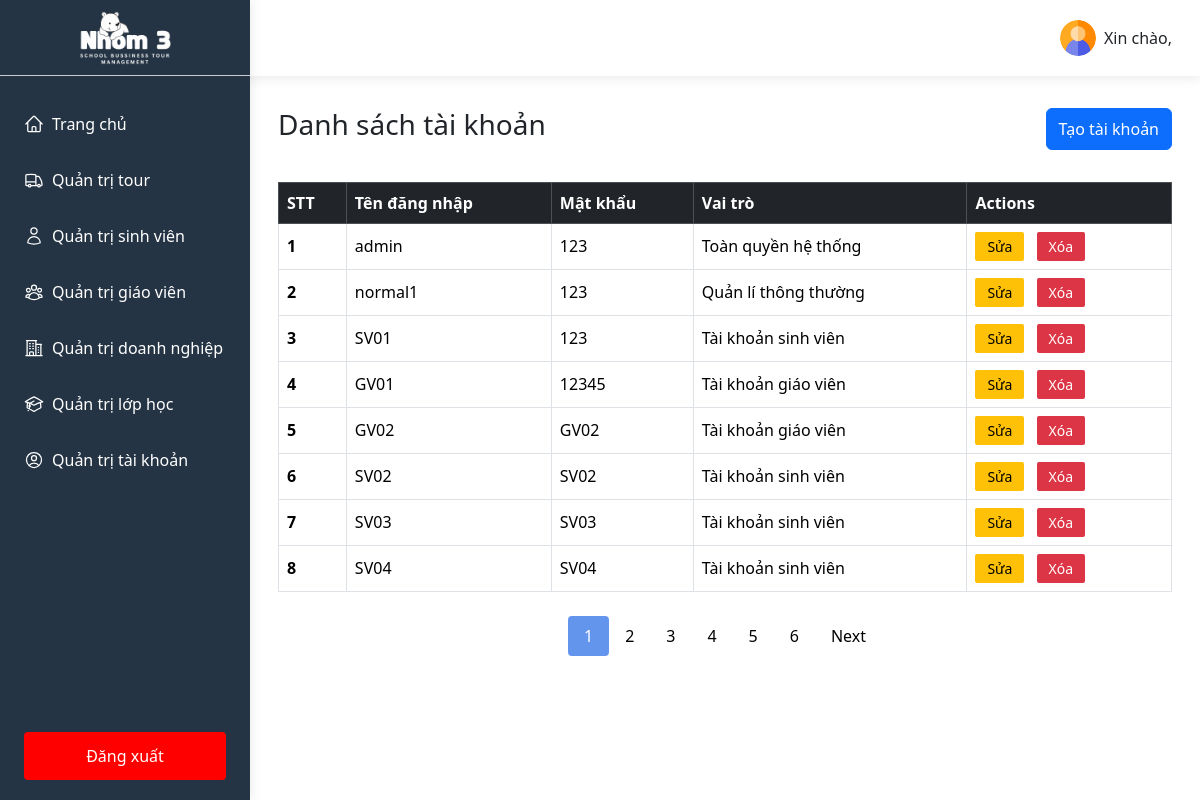
Page /index.php?controller=AccountController on the earlier database version.
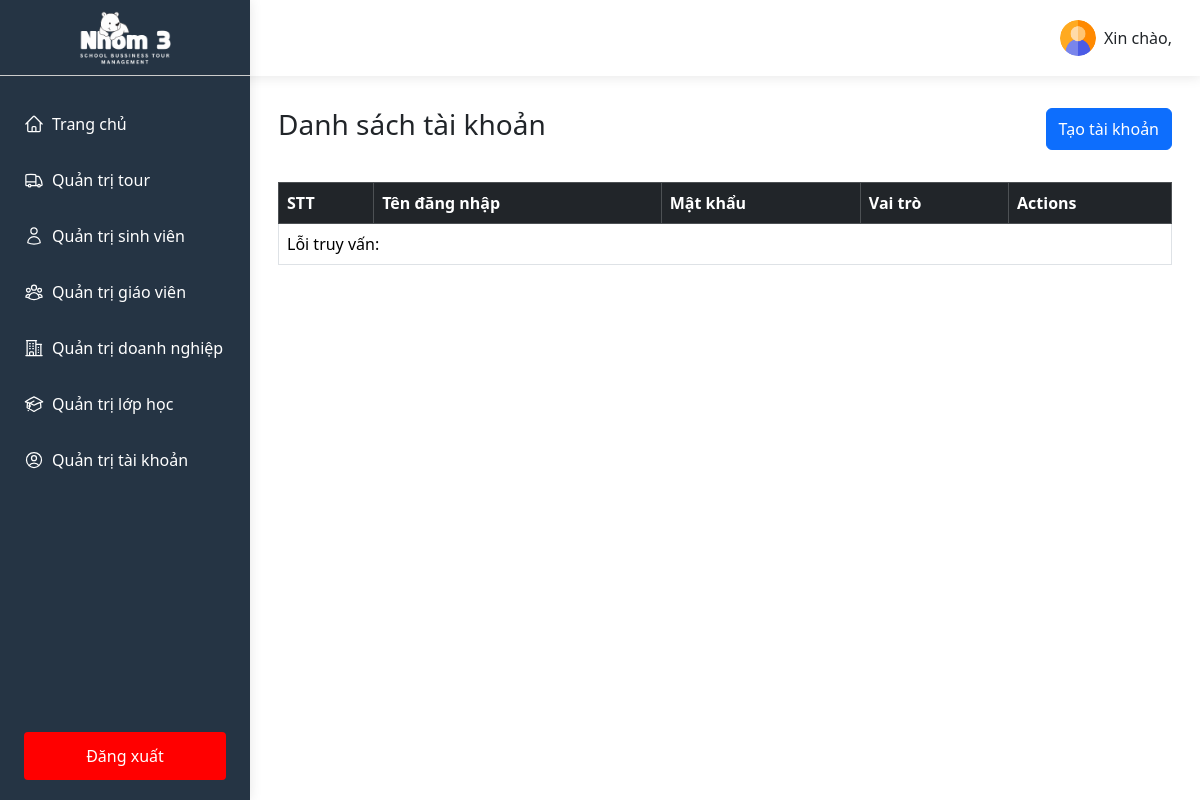
Same page on the later database version.
### tables this page shows
CREATE TABLE account (
  accountID int(11) NOT NULL,
  username varchar(100) NOT NULL,
  password varchar(100) NOT NULL,
  role varchar(100) NOT NULL
);

### controllers/AccountController.php (called while the page is built, shortened)
<?php
$pagination = mysqli_query($conn, "SELECT COUNT(accountID) AS total FROM account");
$row = mysqli_fetch_assoc($pagination);
$total_records = $row['total'];
$current_page = isset($_GET['page']) ? $_GET['page'] : 1;
$limit = 8;
$total_page = ceil($total_records / $limit);
if ($current_page > $total_page) $current_page = $total_page;
        else if ($current_page < 1) $current_page = 1;
$start = ($current_page - 1) * $limit >=0 ? ($current_page - 1) * $limit : 0;
$dataAcountsSql = "SELECT * FROM account LIMIT $start, $limit";
$dataAcounts = mysqli_query($conn, $dataAcountsSql);
require_once __DIR__ . '/../views/pages/account.php';

### views/pages/account.php (the view, shortened to what this page needs)
<!DOCTYPE html>
<html lang="en">
<head>
</head>
<body>
    <?php
        include_once __DIR__ . '/../../controllers/AccountController.php';
    ?>
    <div class='flex-sb account'>
        <div class="account-left">
            <?php
                include __DIR__ . '/../components/sidebarAdmin.php';
            ?>
        </div>
        <div class="account-right flex-grow-1">
            <?php
                include __DIR__ . '/../components/header.php';
            ?>
            <div class="container pad-0-28">
                <div class="flex-sb-center pad-20-0 mt-12">
                    <h1 class="h1-title">Danh sách tài khoản</h1>
                    <button type="button" class="btn btn-primary" data-bs-toggle="modal"
                        data-bs-target="#createAccount">Tạo tài khoản</button>
                </div>
                <div class="container-body pad-12-0">
                    <div class="container-table">
                        <table class="table table-borderless table-hover table-bordered">
                            <thead class="table-dark">
                                <tr>
                                    <th scope="col">STT</th>
                                    <th scope="col">Tên đăng nhập</th>
                                    <th scope="col">Mật khẩu</th>
                                    <th scope="col">Vai trò</th>
                                    <th scope="col">Actions</th>
                                </tr>
                            </thead>
                            <tbody>
                                <?php
                                    if(mysqli_num_rows($dataAcounts) > 0)
                                    {
                                        $i = 0;
                                        while ($row = mysqli_fetch_assoc($dataAcounts)) {
                                            $i += 1;
                                            echo "<tr>";
                                            echo "<th scope='row'>". $i ."</th>";
                                            echo "<td>" . $row['username'] . "</td>";
                                            echo "<td>" . $row['password'] . "</td>";
                                            echo "<td>" . $row['role'] . "</td>";
                                            echo "<td><button class='update update-account'>Sửa</button>
                                                <button class='delete deleteAccount'>Xóa</button></td>";
                                            echo "</tr>";
                                        }
                                    }else{
                                        echo "<tr>";
                                        echo "<td colspan='5'> Lỗi truy vấn: " . mysqli_error($conn). "</td>";
                                        echo "</tr>";
                                    }
                                ?>
                            </tbody>
                        </table>
                        <div class="pagination">
                            <?php
                            for ($i = 1; $i <= $total_page; $i++) {
                                if ($i == $current_page) {
                                    echo '<span class="page-item page-active">' . $i . '</span>';
                                } else {
                                    echo '<a class="page-item" href="index.php?controller=AccountController&page=' . $i . '">' . $i . '</a>';
                                }
                            }
                            if ($current_page < $total_page && $total_page > 1) {
                                echo '<a class="page-item" href="index.php?controller=AccountController&page=' . ($current_page + 1) . '">Next</a>';
                            }
                            ?>
                        </div>
                    </div>
                </div>
            </div>
        </div>
    </div>
</body>
</html>

Differences in the rows shown:
removed account: username "admin", password "123", role "Toàn quyền hệ thống"
removed account: username "normal1", password "123", role "Quản lí thông thường"
removed account: username "SV01", password "123", role "Tài khoản sinh viên"
removed account: username "GV01", password "12345", role "Tài khoản giáo viên"
removed account: username "GV02", password "GV02", role "Tài khoản giáo viên"
removed account: username "SV02", password "SV02", role "Tài khoản sinh viên"
removed account: username "SV03", password "SV03", role "Tài khoản sinh viên"
removed account: username "SV04", password "SV04", role "Tài khoản sinh viên"
Other differences:
text no longer shown: "Next"
text now shown: "Lỗi truy vấn:"
list line gone: "1"
list line gone: "2"
list line gone: "3"
list line gone: "4"
list line gone: "5"
list line gone: "6"
